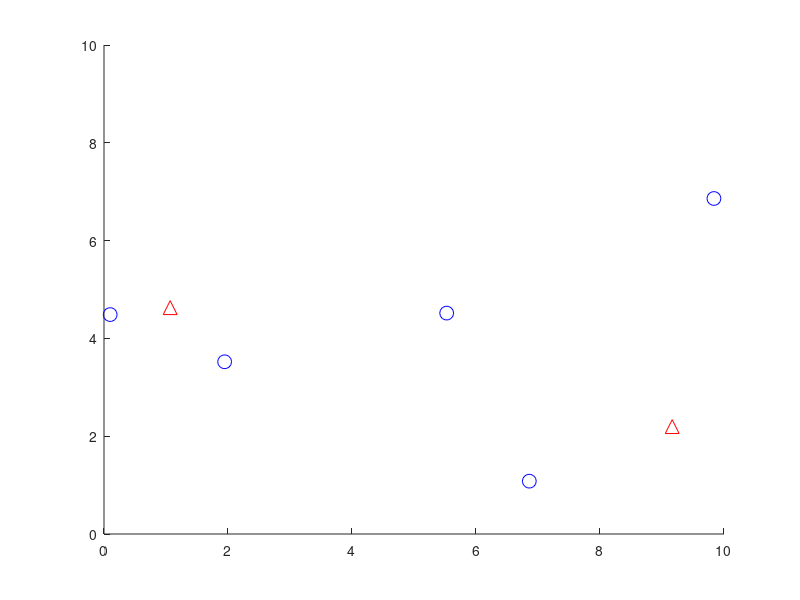

Write MATLAB code to recreate this figure.
clear; close all; clc;

nCustomers = 5; %number of customers
nStores = 2; % number of stores
worldSize = 10; %size of the world
radius = 4; %interaction radi

%initialization of the arrays
%distances = ones(nCustomers,nStores); %minimum distance periodic boundaries
payoffs = zeros(nCustomers,nStores); %0 and 1 for connection
demand = ones(nCustomers,1);
capacity = ones(1,nStores);

%positions in the world
customersPositions = rand(nCustomers,2) * worldSize;
storesPositions= rand(nStores,2) * worldSize;

% plot map of the world
worldHandle = figure();
hold on
plot(customersPositions(:,1), customersPositions(:,2),'bo','MarkerSize',10);
plot(storesPositions(:,1), storesPositions(:,2),'r^','MarkerSize',10);
xlim([0, worldSize]);
ylim([0, worldSize]);
hold off

% compute distances and payoff matrix
distances = pdist2(customersPositions,storesPositions);
payoffs = radius./distances;
payoffs(distances < radius) = 1;


